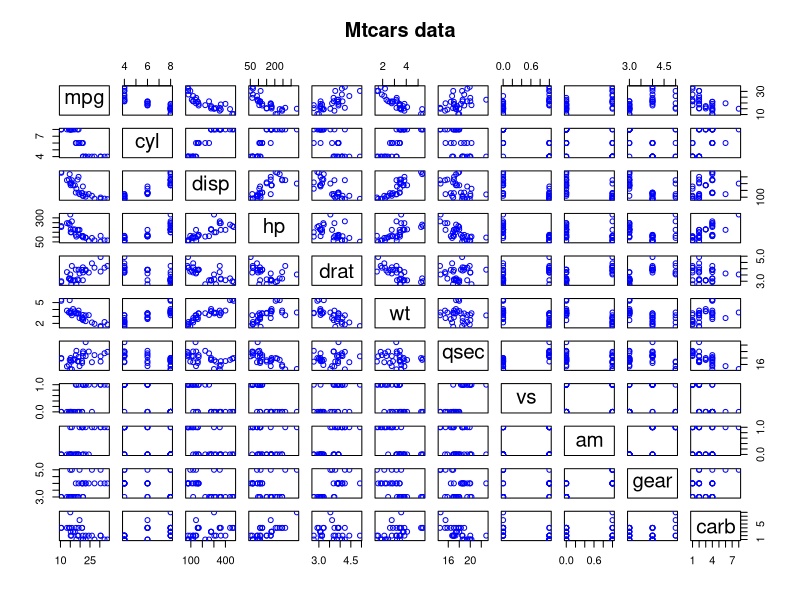
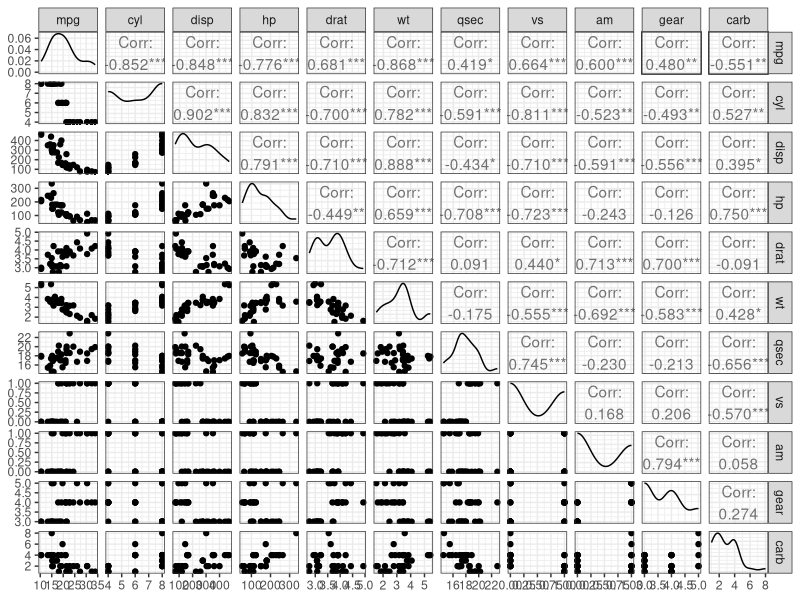
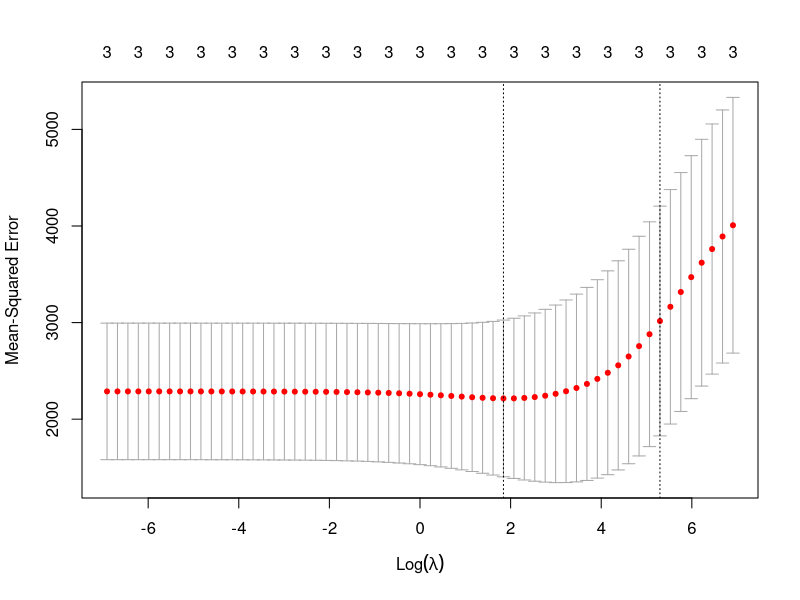
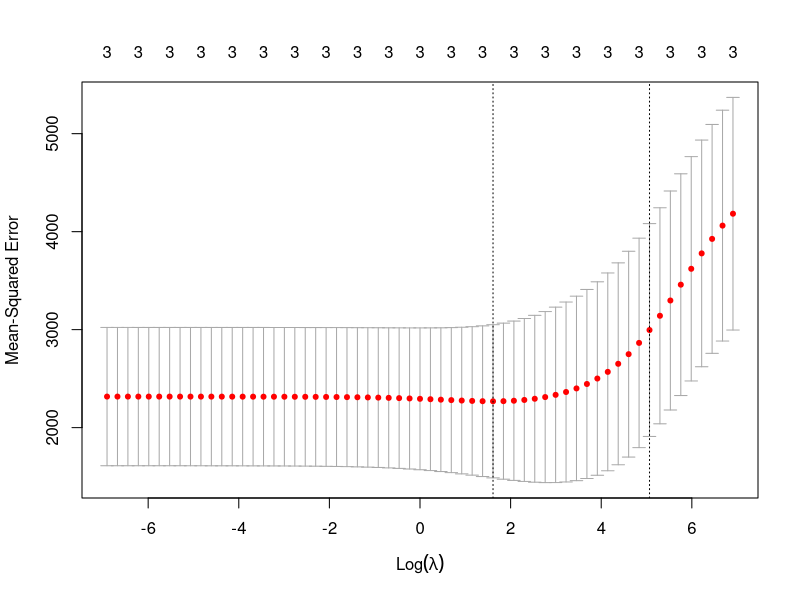

Write R code to recreate these figures, in order.
## ---- chunk 1
# ---------------------------------------------------------------------
# clear the environment var area
rm(list = ls())
# clear all plots
graphics.off()
# clear the console area
cat("\014")
# ---------------------------------------------------------------------
## ---- chunk 2
data(mtcars)
pairs(mtcars,main = "Mtcars data", col='blue')
## ---- chunk 3
library("ggplot2")
library("GGally")
ggpairs(mtcars)+theme_bw()

# theme_bw is one of many themes you can modify from ggplot
# see https://ggplot2.tidyverse.org/reference/ggtheme.html for other themes
## ---- chunk 4
ols_model = lm(hp ~ mpg + drat + wt, data=mtcars)
summary(ols_model)
## ---- chunk 5
library(glmnet)
ridge0=glmnet(mtcars[,c("mpg","drat","wt")],mtcars$hp,
              alpha=0,
              lambda=0)
## ---- chunk 6
coef(ridge0)
## ---- chunk 7
lambdas = seq(0,10,by=0.5)
length(lambdas)
lambdas
## ---- chunk 8
ridge1=glmnet(mtcars[,c("mpg","drat","wt")],mtcars$hp,
              alpha=0,
              lambda=lambdas)
print(ridge1)
## ---- chunk 9
coef(ridge1,s = 0)
## ---- chunk 10
ridge1=glmnet(mtcars[,c("mpg","drat","wt")],mtcars$hp,
              alpha=0,
              lambda=lambdas,
              thresh=1e-10)

coef(ridge1,s = 0)
## ---- chunk 11
lambda_new = seq(0,20,by=0.1)
ridge_test=glmnet(mtcars[,c("mpg","drat","wt")],mtcars$hp,
              alpha=0,
              lambda=lambda_new,
              thresh=1e-10)

# coef(ridge_test, s = 60)
## ---- chunk 12
lambdas=10^seq(-3,3,by=0.1)
cv_fit = cv.glmnet(as.matrix(mtcars[,c("mpg","drat","wt")]),
              as.matrix(mtcars$hp),
              alpha=0,
              lambda=lambdas)

plot(cv_fit)
## ---- chunk 13
cv_fit$lambda.min
## ---- chunk 14
coef(cv_fit, s="lambda.min")
## ---- chunk 15
predict_best_cv = predict(cv_fit, s="lambda.min",newx=as.matrix(mtcars[,c("mpg","drat","wt")]))
RMSE_best_cv = sqrt(mean((predict_best_cv-mtcars$hp)^2))
print(RMSE_best_cv)
## ---- chunk 16
lambdas=10^seq(-3,3,by=0.1)
cv_fit = cv.glmnet(as.matrix(mtcars[,c("mpg","drat","wt")]),
              as.matrix(mtcars$hp),
              alpha=0,
              lambda=lambdas,
              nfolds=20)

plot(cv_fit)
cv_fit$lambda.min
coef(cv_fit, s="lambda.min")
predict_best_cv = predict(cv_fit, s="lambda.min",newx=as.matrix(mtcars[,c("mpg","drat","wt")]))
RMSE_best_cv = sqrt(mean((predict_best_cv-mtcars$hp)^2))
print(RMSE_best_cv)
## ---- chunk 17
cv_fit$lambda.min
## ---- chunk 18
library(caret)
ctrl_kfold0 = trainControl(method = "cv", number = 10)
ridge_kfold0 = train(hp ~ mpg+drat+wt,
              data = mtcars,
              method = "glmnet",
              metric = "RMSE",
              thresh=1e-10,
              tuneGrid = expand.grid(alpha = 0, lambda = 0),
              trControl = ctrl_kfold0)
coef(ridge_kfold0$finalModel, ridge_kfold0$bestTune$lambda)
## ---- chunk 19
lambdas=10^seq(-3,3,by=0.1)
ctrl_kfold = trainControl(method = "cv", number = 10)
ridge_kfold = train(hp ~ mpg+drat+wt,
              data = mtcars,
              method = "glmnet",
              metric = "RMSE",
              tuneGrid = expand.grid(alpha = 0,
                                     lambda = lambdas),
              trControl = ctrl_kfold,
              thresh=1e-10)
## ---- chunk 20
coef(ridge_kfold$finalModel, ridge_kfold$bestTune$lambda)
## ---- chunk 21
print(ridge_kfold$finalModel$lambdaOpt)
## ---- chunk 22
prediction_ridge = predict(ridge_kfold,mtcars[,c("mpg","drat","wt")])
## ---- chunk 23
RMSE(prediction_ridge,mtcars$hp)
## ---- chunk 24
set.seed(111)

# lm method
print('------------------lm method------------------')
lm_model = lm(hp ~ mpg + drat + wt, data=mtcars)
coef(lm_model)

# glmnet
set.seed(111)
print('------------------GLMnet method------------------')
lambdas=10^seq(-3,3,by=0.1)
cv_fit = cv.glmnet(as.matrix(mtcars[,c("mpg","drat","wt")]),
              as.matrix(mtcars$hp),
              alpha=0,
              lambda=lambdas,
              nfolds=10,
              thresh=1e-10)

cv_fit$lambda.min
coef(cv_fit, s="lambda.min")
predict_best_cv = predict(cv_fit, s="lambda.min",newx=as.matrix(mtcars[,c("mpg","drat","wt")]))
RMSE_best_cv = sqrt(mean((predict_best_cv-mtcars$hp)^2))
print(RMSE_best_cv)

# CARet method
set.seed(111)
print('------------------CARet method------------------')
# lambdas=10^seq(-3,3,by=0.1)
ctrl_kfold = trainControl(method = "cv", number = 10)
ridge_kfold = train(hp ~ mpg+drat+wt,
              data = mtcars,
              method = "glmnet",
              metric = "RMSE",
              tuneGrid = expand.grid(alpha = 0,
                                     lambda = lambdas),
              trControl = ctrl_kfold,
              nfolds=10,
              thresh=1e-10)
print(ridge_kfold$finalModel$lambdaOpt)
coef(ridge_kfold$finalModel, ridge_kfold$bestTune$lambda)
prediction_ridge = predict(ridge_kfold,mtcars[,c("mpg","drat","wt")])
RMSE(prediction_ridge,mtcars$hp)
